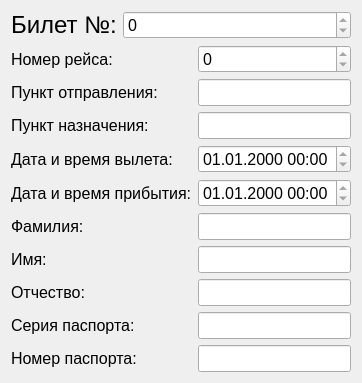
<?xml version="1.0" encoding="UTF-8"?>
<ui version="4.0">
 <class>TicketDialog</class>
 <widget class="QDialog" name="TicketDialog">
  <property name="geometry">
   <rect>
    <x>0</x>
    <y>0</y>
    <width>334</width>
    <height>334</height>
   </rect>
  </property>
  <property name="font">
   <font>
    <pointsize>12</pointsize>
   </font>
  </property>
  <property name="windowTitle">
   <string>Информация</string>
  </property>
  <layout class="QVBoxLayout" name="verticalLayout">
   <item>
    <layout class="QHBoxLayout" name="horizontalLayout">
     <item>
      <widget class="QLabel" name="titleLabel">
       <property name="font">
        <font>
         <pointsize>18</pointsize>
        </font>
       </property>
       <property name="text">
        <string>Билет №:</string>
       </property>
      </widget>
     </item>
     <item>
      <widget class="QSpinBox" name="titleLine">
       <property name="sizePolicy">
        <sizepolicy hsizetype="Expanding" vsizetype="Fixed">
         <horstretch>0</horstretch>
         <verstretch>0</verstretch>
        </sizepolicy>
       </property>
       <property name="readOnly">
        <bool>true</bool>
       </property>
       <property name="maximum">
        <number>999999999</number>
       </property>
      </widget>
     </item>
    </layout>
   </item>
   <item>
    <layout class="QFormLayout" name="formLayout">
     <item row="0" column="0">
      <widget class="QLabel" name="numberLabel">
       <property name="text">
        <string>Номер рейса:</string>
       </property>
      </widget>
     </item>
     <item row="1" column="0">
      <widget class="QLabel" name="departurePointLabel">
       <property name="text">
        <string>Пункт отправления:</string>
       </property>
      </widget>
     </item>
     <item row="2" column="0">
      <widget class="QLabel" name="arrivalPointLabel">
       <property name="text">
        <string>Пункт назначения:</string>
       </property>
      </widget>
     </item>
     <item row="3" column="0">
      <widget class="QLabel" name="dateAndTimeDepartureLabel">
       <property name="text">
        <string>Дата и время вылета:</string>
       </property>
      </widget>
     </item>
     <item row="4" column="0">
      <widget class="QLabel" name="dateAndTimeArrivalLabel">
       <property name="text">
        <string>Дата и время прибытия:</string>
       </property>
      </widget>
     </item>
     <item row="5" column="0">
      <widget class="QLabel" name="surnameLabel">
       <property name="text">
        <string>Фамилия:</string>
       </property>
      </widget>
     </item>
     <item row="6" column="0">
      <widget class="QLabel" name="nameLabel">
       <property name="text">
        <string>Имя:</string>
       </property>
      </widget>
     </item>
     <item row="7" column="0">
      <widget class="QLabel" name="midnameLabel">
       <property name="text">
        <string>Отчество:</string>
       </property>
      </widget>
     </item>
     <item row="8" column="0">
      <widget class="QLabel" name="passportSerialLabel">
       <property name="text">
        <string>Серия паспорта:</string>
       </property>
      </widget>
     </item>
     <item row="9" column="0">
      <widget class="QLabel" name="passportNumberLabel">
       <property name="text">
        <string>Номер паспорта:</string>
       </property>
      </widget>
     </item>
     <item row="1" column="1">
      <widget class="QLineEdit" name="departurePointLine">
       <property name="readOnly">
        <bool>true</bool>
       </property>
      </widget>
     </item>
     <item row="2" column="1">
      <widget class="QLineEdit" name="arrivalPointLine">
       <property name="readOnly">
        <bool>true</bool>
       </property>
      </widget>
     </item>
     <item row="5" column="1">
      <widget class="QLineEdit" name="surnameLine">
       <property name="readOnly">
        <bool>true</bool>
       </property>
      </widget>
     </item>
     <item row="6" column="1">
      <widget class="QLineEdit" name="nameLine">
       <property name="readOnly">
        <bool>true</bool>
       </property>
      </widget>
     </item>
     <item row="7" column="1">
      <widget class="QLineEdit" name="midnameLine">
       <property name="readOnly">
        <bool>true</bool>
       </property>
      </widget>
     </item>
     <item row="8" column="1">
      <widget class="QLineEdit" name="passportSerialLine">
       <property name="readOnly">
        <bool>true</bool>
       </property>
      </widget>
     </item>
     <item row="9" column="1">
      <widget class="QLineEdit" name="passportNumberLine">
       <property name="readOnly">
        <bool>true</bool>
       </property>
      </widget>
     </item>
     <item row="0" column="1">
      <widget class="QSpinBox" name="numberLine">
       <property name="readOnly">
        <bool>true</bool>
       </property>
       <property name="maximum">
        <number>999999999</number>
       </property>
      </widget>
     </item>
     <item row="3" column="1">
      <widget class="QDateTimeEdit" name="dateAndTimeDepartureLine">
       <property name="readOnly">
        <bool>true</bool>
       </property>
       <property name="displayFormat">
        <string>dd.MM.yyyy HH:mm</string>
       </property>
      </widget>
     </item>
     <item row="4" column="1">
      <widget class="QDateTimeEdit" name="dateAndTimeArrivalLine">
       <property name="readOnly">
        <bool>true</bool>
       </property>
       <property name="displayFormat">
        <string>dd.MM.yyyy HH:mm</string>
       </property>
      </widget>
     </item>
    </layout>
   </item>
  </layout>
 </widget>
 <resources/>
 <connections/>
</ui>
